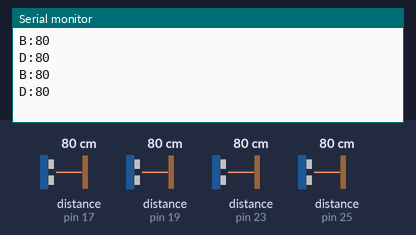
Simulated run of this sketch. Board: Arduino Mega 2560, built with avr-gcc and run on an emulated ATmega2560. Shown: the last lines printed to the serial monitor. The test bench sets the inputs (shaded band); at power-on: distance to the obstacle (sensors on pin 19, pin 25, pin 17, pin 23) 80 cm. The echo pulse lasts 58.3 µs per cm.

Above: at 1.2 s.
1.3 s: distance to the obstacle (sensor on pin 19) set to 2 cm
At 1.83 s:
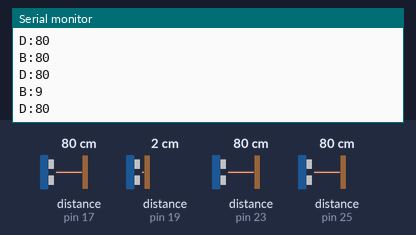
2.8 s: distance to the obstacle (sensor on pin 25) set to 2 cm
At 2.81 s:
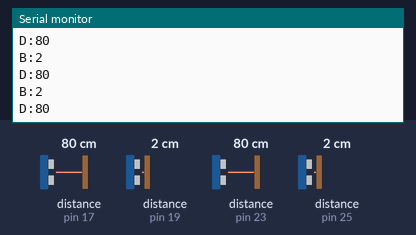
4.3 s: distance to the obstacle (sensor on pin 19) set to 4 cm
At 4.52 s:
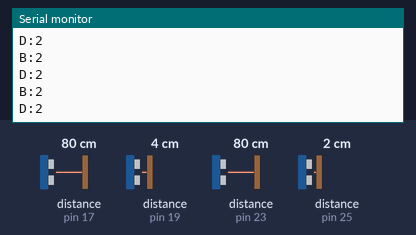
5.8 s: distance to the obstacle (sensor on pin 25) set to 4 cm
At 5.98 s:
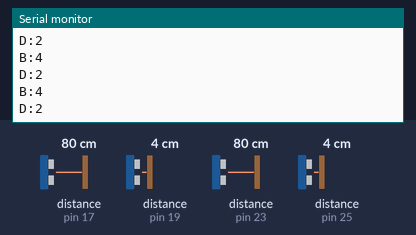
Timing chart, 0 to 8.3 s (numbered marks = the images above; inputs shaded):
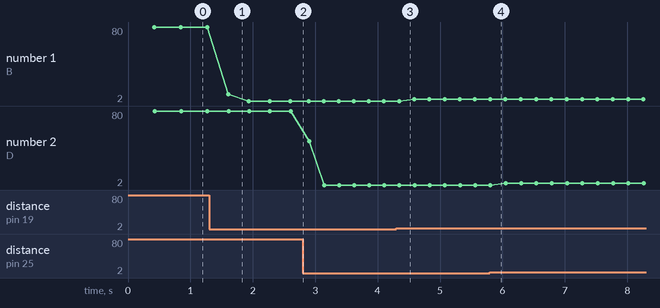

Measured:
- after the input at 1.3 s, the serial monitor: prints a new line after 0.31 s (image 1)
- plotted number 1: 80 → 2 after the input at 1.3 s, 2 → 4 after the input at 4.3 s

The sketch:

Ultrasensor_test.ino
```cpp
#include <Ultrasonic.h>
int ultra_trig_pin[4] = {16,18,22,24};
int ultra_echo_pin[4] = {17,19,23,25};
const int a_b_boundary=10,b_c_boundary=30,c_d_boundary=60;
char Receiver, STAGE, STATE, pwmL[4], pwmR[4];
int PWM_L, PWM_R;
String commandStr;

Ultrasonic Ultra_A(ultra_trig_pin[0],ultra_echo_pin[0]);
Ultrasonic Ultra_B(ultra_trig_pin[1],ultra_echo_pin[1]);
Ultrasonic Ultra_C(ultra_trig_pin[2],ultra_echo_pin[2]);
Ultrasonic Ultra_D(ultra_trig_pin[3],ultra_echo_pin[3]);


void setup(){


    pinMode(16,OUTPUT);
    pinMode(18,OUTPUT);
    pinMode(22,OUTPUT);
    pinMode(24,OUTPUT);

    pinMode(17,INPUT);
    pinMode(19,INPUT);
    pinMode(23,INPUT);
    pinMode(25,INPUT);

    Serial.begin(9600);
}


void loop(){
    char A,B,C,D;
    int A_read=0, B_read=0, C_read=0, D_read=0;
    for(int i=0;i<20;i++){
        A_read += Ultra_A.read();
        B_read += Ultra_B.read();
        C_read += Ultra_C.read();
        D_read += Ultra_D.read();
    }

    // Serial.print("A:");
    // Serial.println(A_read/20);
    Serial.print("B:");
    Serial.println(B_read/20);
    // Serial.print("C:");
    // Serial.println(C_read/20);
    Serial.print("D:");
    Serial.println(D_read/20);

/*
    if(A_read<a_b_boundary)
        A = 'a';
    else if(A_read<b_c_boundary)
        A = 'b';
    else if(A_read<c_d_boundary)
        A = 'c';
    else
        A = 'd';

    if(B_read<a_b_boundary)
        B = 'a';
    else if(B_read<b_c_boundary)
        B = 'b';
    else if(B_read<c_d_boundary)
        B = 'c';
    else
        B = 'd';

    if(C_read<a_b_boundary)
        C = 'a';
    else if(C_read<b_c_boundary)
        C = 'b';
    else if(C_read<c_d_boundary)
        C = 'c';
    else
        C = 'd';

    if(D_read<a_b_boundary)
        D = 'a';
    else if(D_read<b_c_boundary)
        D = 'b';
    else if(D_read<c_d_boundary)
        D = 'c';
    else
        D = 'd';

    String info = "P00001";
    info += A;
    info += B;
    info += C;
    info += D;
    info += 'e';
    Serial.println(info);
 */
}
```
